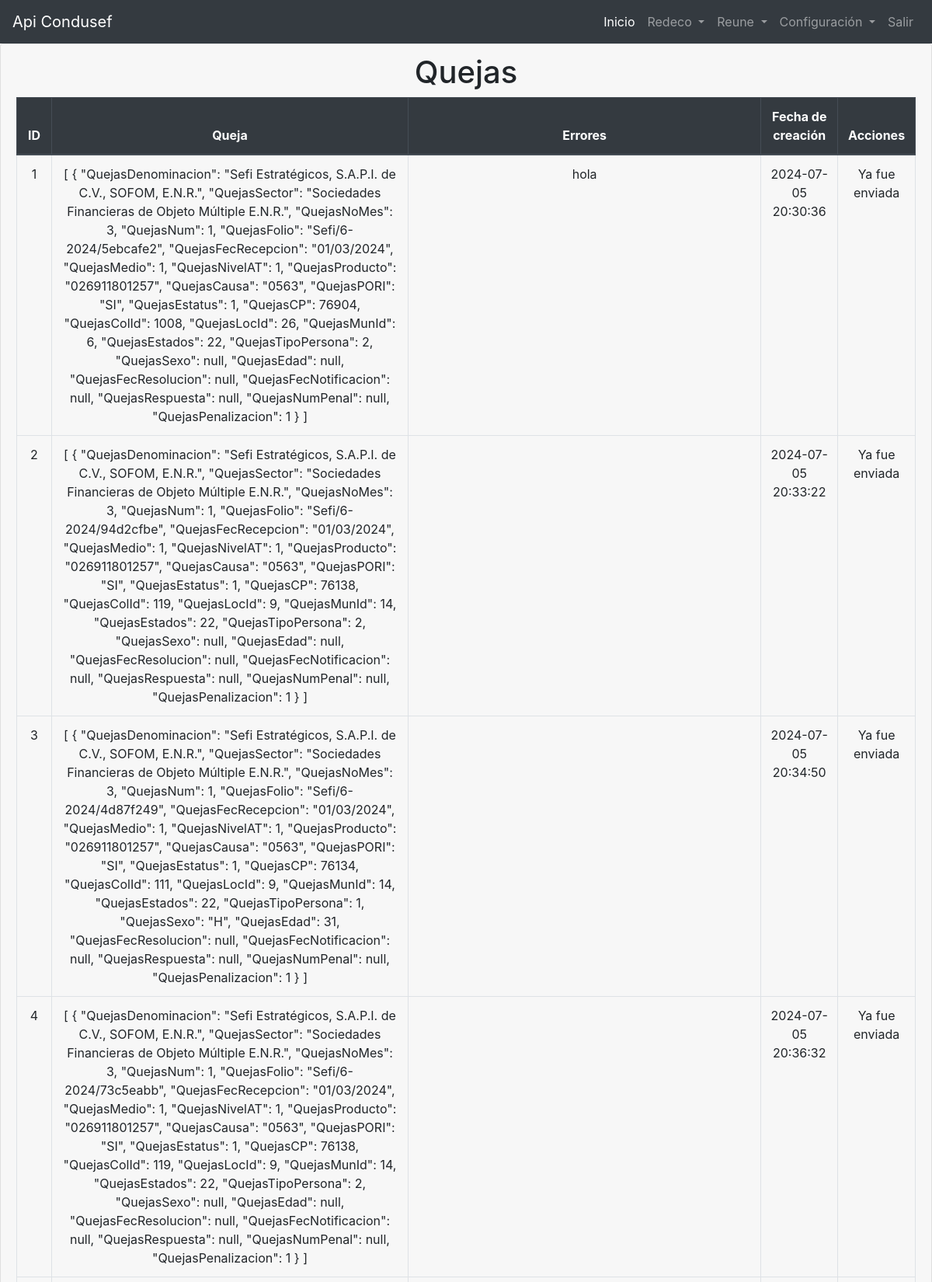
The page /index.php?action=redeco (signed in, upper part) on the database its author committed.
### tables this page shows
CREATE TABLE `quejas_data` (
  `id_quejas` int(50) NOT NULL,
  `data_queja` longtext NOT NULL CHECK (json_valid(`data_queja`)),
  `fcreacion_queja` timestamp NOT NULL DEFAULT current_timestamp(),
  `enviada` tinyint(1) DEFAULT 0,
  `respuesta_api` longtext DEFAULT NULL,
  `last_update` timestamp NOT NULL DEFAULT current_timestamp() ON UPDATE current_timestamp()
);

### model.php (called while the page is built, shortened)
<?php
    class model {
        private $db;
        public function __construct() {
            $this->db = new PDO('mysql:host=localhost;dbname=php_app','php_app','php_app');
            $this->db->setAttribute(PDO::ATTR_ERRMODE, PDO::ERRMODE_EXCEPTION);
        }
        public function get_listado_quejas(){
            try {
                $stmt = $this->db->query('SELECT * FROM quejas_data');
                return $stmt->fetchAll(PDO::FETCH_ASSOC);
            } catch(PDOException $e) {
                echo "La conexión falló: " . $e->getMessage();
                die();
            }
        }
    }
?>

### controller.php (called while the page is built, shortened)
<?php
require_once ('model.php');
class controller{
    private $model;
    public function __construct() {
        $this->model = new model();
    }
    public function get_listado_quejas(){
        return $this->model->get_listado_quejas();
    }
}
?>

### views/redeco.php (the view, shortened to what this page needs)
<!DOCTYPE html>
<html lang="en">
<head>
    <link href="https://stackpath.bootstrapcdn.com/bootstrap/4.5.2/css/bootstrap.min.css" rel="stylesheet">
</head>
<body>
    <?php require 'partials/menu.php'; echo $menu; ?>
    <div class="card text-center">
        <div class="card-header">
            <h1>Quejas</h1>
            <table class="table table-bordered">
            <thead class="thead-dark">
                <tr>
                    <th scope="col">ID</th>
                    <th scope="col">Queja</th>
                    <th scope="col">Errores</th>
                    <th scope="col">Fecha de creación</th>
                    <th scope="col">Acciones</th>
                </tr>
            </thead>
            <tbody>
            <?php foreach($quejas as $queja): ?>
                <tr>
                    <td id="<?php echo htmlspecialchars($queja['id_quejas'])?>"><?php echo htmlspecialchars($queja['id_quejas'])?></td>
                    <td id="<?php echo htmlspecialchars($queja['id_quejas'])?>"><?php echo htmlspecialchars($queja['data_queja'])?></td>
                    <td id="<?php echo htmlspecialchars($queja['id_quejas'])?>"><?php echo htmlspecialchars($queja['respuesta_api'])?></td>
                    <td id="<?php echo htmlspecialchars($queja['id_quejas'])?>"><?php echo htmlspecialchars($queja['fcreacion_queja'])?></td>
                    <td id="<?php echo htmlspecialchars($queja['id_quejas'])?>"><?php if (!$queja['enviada']) { ?>
                                                                                            <a href="index.php?action=curl&id=<?php echo $queja['id_quejas']; ?>" class="btn btn-primary">Enviar</a>
                                                                                <?php }else{echo "Ya fue enviada";} ?>
                </tr>
            <?php endforeach;  ?>
            </tbody>
        </table>
        </div>
    </div>
</body>
</html>

### index.php (shortened to what this page needs)
<?php
    require 'controller.php';
    require_once 'views/partials/menu.php';
    $controller = new controller();
    if(!isset($_SESSION['username'])){
        if(isset($_POST['username']) && isset($_POST['password']) ){
            $controller->login();
        }else{
            require('views/login.php');
        }
    }else{
        $action = $_GET['action'] ?? 'index';
        switch ($action) {
            case 'redeco':
                $quejas = $controller->get_listado_quejas();
                include 'views/redeco.php';
            break;
        }
    }
?>

### views/partials/menu.php (shortened to what this page needs)
<?php
    $menu = '<nav class="navbar navbar-expand-lg navbar-dark bg-dark">
    <a class="navbar-brand" href="#">Api Condusef</a>
    <div class="collapse navbar-collapse justify-content-end" id="navbarNavDropdown">
        <ul class="navbar-nav">
            <li class="nav-item active">
                <a class="nav-link" href="index.php">Inicio</a>
            </li>
            <li class="nav-item dropdown">
                <a class="nav-link dropdown-toggle" href="#" id="navbarDropdownMenuLink" role="button" data-toggle="dropdown" aria-haspopup="true" aria-expanded="false">
                    Redeco
                </a>
            </li>
             <li class="nav-item dropdown">
                <a class="nav-link dropdown-toggle" href="#" id="navbarDropdownMenuLink" role="button" data-toggle="dropdown" aria-haspopup="true" aria-expanded="false">
                    Reune
                </a>
            </li>
            <li class="nav-item dropdown">
                <a class="nav-link dropdown-toggle" href="#" id="navbarDropdownMenuLink" role="button" data-toggle="dropdown" aria-haspopup="true" aria-expanded="false">
                    Configuración
                </a>
            </li>
            <li class="nav-item">
                <a class="nav-link" href="index.php?action=salir">Salir</a>
            </li>
        </ul>
    </div>
</nav>';
?>

### rows shown on the page
quejas_data: id_quejas "1", data_queja "[ { \"QuejasDenominacion\": \"Sefi Estratégicos, S.A.P.I. de C.V., SOFOM, E.N.R.\", \"QuejasSector\": \"Sociedades Financieras de Objeto Múltiple E.N.R.\", \"QuejasNoMes\": 3, \"QuejasNum\": 1, \"QuejasFolio\": \"Sefi/6-2024/5ebcafe2\", \"QuejasFecRecepcion\": \"01/03/2024\", \"QuejasMedio\": 1, \"QuejasNivelAT\": 1, \"QuejasProducto\": \"026911801257\", \"QuejasCausa\": \"0563\", \"QuejasPORI\": \"SI\", \"QuejasEstatus\": 1, \"QuejasCP\": 76904, \"QuejasColId\": 1008, \"QuejasLocId\": 26, \"QuejasMunId\": 6, \"QuejasEstados\": 22, \"QuejasTipoPersona\": 2, \"QuejasSexo\": null, \"QuejasEdad\": null, \"QuejasFecResolucion\": null, \"QuejasFecNotificacion\": null, \"QuejasRespuesta\": null, \"QuejasNumPenal\": null, \"QuejasPenalizacion\": 1 } ]", respuesta_api "hola", fcreacion_queja "2024-07-05 20:30:36", enviada "Ya fue enviada"
quejas_data: id_quejas "2", data_queja "[ { \"QuejasDenominacion\": \"Sefi Estratégicos, S.A.P.I. de C.V., SOFOM, E.N.R.\", \"QuejasSector\": \"Sociedades Financieras de Objeto Múltiple E.N.R.\", \"QuejasNoMes\": 3, \"QuejasNum\": 1, \"QuejasFolio\": \"Sefi/6-2024/94d2cfbe\", \"QuejasFecRecepcion\": \"01/03/2024\", \"QuejasMedio\": 1, \"QuejasNivelAT\": 1, \"QuejasProducto\": \"026911801257\", \"QuejasCausa\": \"0563\", \"QuejasPORI\": \"SI\", \"QuejasEstatus\": 1, \"QuejasCP\": 76138, \"QuejasColId\": 119, \"QuejasLocId\": 9, \"QuejasMunId\": 14, \"QuejasEstados\": 22, \"QuejasTipoPersona\": 2, \"QuejasSexo\": null, \"QuejasEdad\": null, \"QuejasFecResolucion\": null, \"QuejasFecNotificacion\": null, \"QuejasRespuesta\": null, \"QuejasNumPenal\": null, \"QuejasPenalizacion\": 1 } ]", fcreacion_queja "2024-07-05 20:33:22", enviada "Ya fue enviada"
quejas_data: id_quejas "3", data_queja "[ { \"QuejasDenominacion\": \"Sefi Estratégicos, S.A.P.I. de C.V., SOFOM, E.N.R.\", \"QuejasSector\": \"Sociedades Financieras de Objeto Múltiple E.N.R.\", \"QuejasNoMes\": 3, \"QuejasNum\": 1, \"QuejasFolio\": \"Sefi/6-2024/4d87f249\", \"QuejasFecRecepcion\": \"01/03/2024\", \"QuejasMedio\": 1, \"QuejasNivelAT\": 1, \"QuejasProducto\": \"026911801257\", \"QuejasCausa\": \"0563\", \"QuejasPORI\": \"SI\", \"QuejasEstatus\": 1, \"QuejasCP\": 76134, \"QuejasColId\": 111, \"QuejasLocId\": 9, \"QuejasMunId\": 14, \"QuejasEstados\": 22, \"QuejasTipoPersona\": 1, \"QuejasSexo\": \"H\", \"QuejasEdad\": 31, \"QuejasFecResolucion\": null, \"QuejasFecNotificacion\": null, \"QuejasRespuesta\": null, \"QuejasNumPenal\": null, \"QuejasPenalizacion\": 1 } ]", fcreacion_queja "2024-07-05 20:34:50", enviada "Ya fue enviada"
quejas_data: id_quejas "4", data_queja "[ { \"QuejasDenominacion\": \"Sefi Estratégicos, S.A.P.I. de C.V., SOFOM, E.N.R.\", \"QuejasSector\": \"Sociedades Financieras de Objeto Múltiple E.N.R.\", \"QuejasNoMes\": 3, \"QuejasNum\": 1, \"QuejasFolio\": \"Sefi/6-2024/73c5eabb\", \"QuejasFecRecepcion\": \"01/03/2024\", \"QuejasMedio\": 1, \"QuejasNivelAT\": 1, \"QuejasProducto\": \"026911801257\", \"QuejasCausa\": \"0563\", \"QuejasPORI\": \"SI\", \"QuejasEstatus\": 1, \"QuejasCP\": 76138, \"QuejasColId\": 119, \"QuejasLocId\": 9, \"QuejasMunId\": 14, \"QuejasEstados\": 22, \"QuejasTipoPersona\": 2, \"QuejasSexo\": null, \"QuejasEdad\": null, \"QuejasFecResolucion\": null, \"QuejasFecNotificacion\": null, \"QuejasRespuesta\": null, \"QuejasNumPenal\": null, \"QuejasPenalizacion\": 1 } ]", fcreacion_queja "2024-07-05 20:36:32", enviada "Ya fue enviada"
